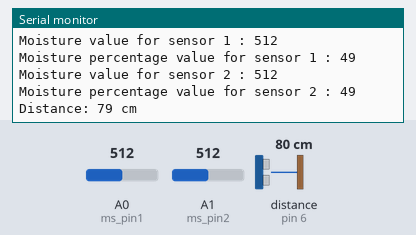
Simulated run of this sketch. Board: Arduino Uno, built with avr-gcc and run on an emulated ATmega328P. On the bench: the last lines printed to the serial monitor. Wiring (inferred from the names in the program): ultrasonic range finder: trigger pin 7; echo pin 6. Inputs (shaded band) come from the test bench; at power-on: distance to the obstacle (sensor on pin 6) 80 cm, A0 (ms_pin1) = 512, A1 (ms_pin2) = 512. The echo pulse lasts 58.3 µs per cm; no radio packets arrive unless stated.

Above: at 2.9 s.
3.0 s: distance to the obstacle (sensor on pin 6) set to 2 cm
At 4.46 s:
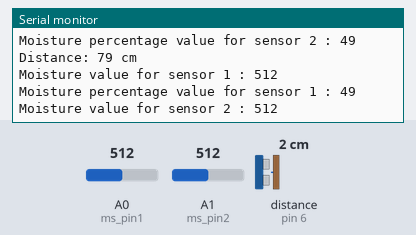
5.9 s: A0 (ms_pin1) set to 716
At 7.6 s:
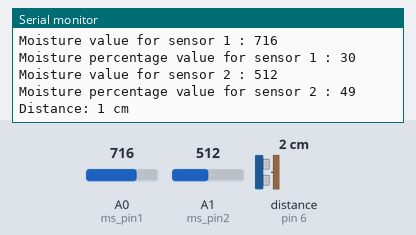
8.8 s: A1 (ms_pin2) set to 716
At 11.5 s:
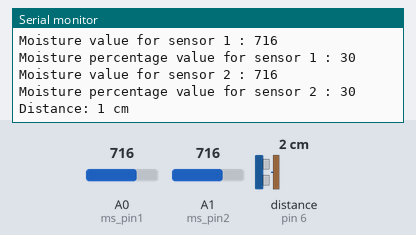
11.7 s: distance to the obstacle (sensor on pin 6) set to 4 cm
At 13.5 s:
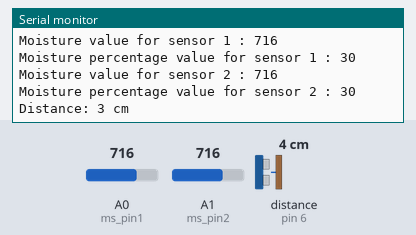
14.6 s: A0 (ms_pin1) set to 900
At 15.33 s:
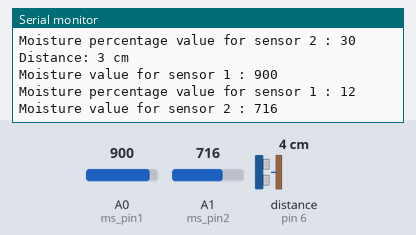
17.5 s: A1 (ms_pin2) set to 900
At 20.7 s:
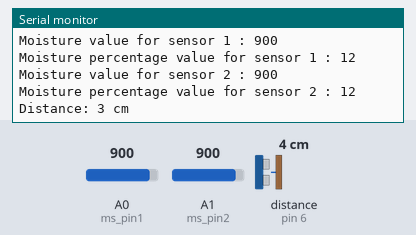
Timing chart, 0 to 21.4 s (numbered marks = the images above; inputs shaded):
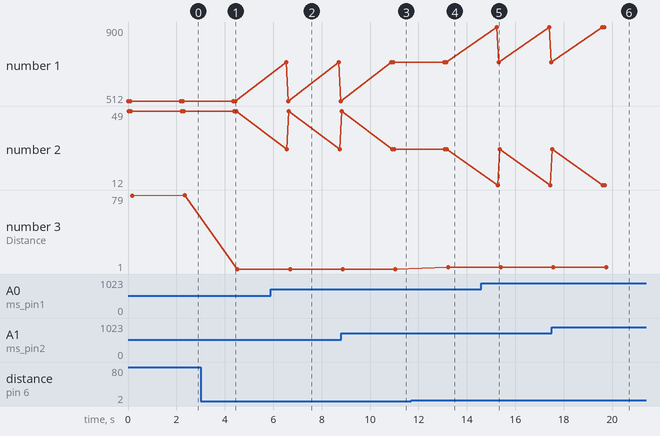

The sketch:

Transmitter.ino
```cpp
#include <VirtualWire.h>
const int transmit_pin = 12;
const int ms_pin1 = A0;
const int ms_pin2 = A1;
const int trigPin = 7;
const int echoPin = 6;
long duration;

struct package
{
  int moisture[2] ;
  int moisture_percentage[2] ;
  int distance;
};
typedef struct package Package;
Package data;

void setup()
{   Serial.begin(9600);
    // Initialise the IO and ISR
    vw_set_tx_pin(transmit_pin);
    vw_set_ptt_inverted(true); // Required for DR3100
    vw_setup(500);       // Bits per sec
    pinMode(ms_pin1, INPUT);
    pinMode(ms_pin2, INPUT);
    pinMode(trigPin, OUTPUT); // Sets the trigPin as an Output
    pinMode(echoPin, INPUT); // Sets the echoPin as an Input

}
void loop()
{
  MoistureReadSensor(ms_pin1,0);
  MoistureReadSensor(ms_pin2,1);
  UltrasonicReadSensor();
  vw_send((uint8_t *)&data, sizeof(data));
  vw_wait_tx(); // Wait until the whole message is gone
  delay(2000);
}
void MoistureReadSensor(int val,int ind)
{
 data.moisture[ind] = analogRead(val);
 data.moisture_percentage[ind] = ( 100 - ( (data.moisture[ind]/1023.00) * 100 ) );
 Serial.print("Moisture value for sensor ");
 Serial.print(ind+1);
 Serial.print(" : ");
 Serial.println(data.moisture[ind]);
 Serial.print("Moisture percentage value for sensor ");
 Serial.print(ind+1);
 Serial.print(" : ");
 Serial.println(data.moisture_percentage[ind]);
}
void UltrasonicReadSensor(){
  digitalWrite(trigPin, LOW);
  delayMicroseconds(2);
  digitalWrite(trigPin, HIGH);
  delayMicroseconds(10);
  digitalWrite(trigPin, LOW);
  duration = pulseIn(echoPin, HIGH);
  data.distance= duration*0.034/2;
  Serial.print("Distance: ");
  Serial.print(data.distance);
  Serial.println(" cm");

}
```

Measured:
- after the input at 5.9 s, the serial monitor: prints a new line after 0.63 s (image 2)
- after the input at 8.8 s, the serial monitor: prints a new line after 2.2 s (image 3)
- after the input at 11.7 s, the serial monitor: prints a new line after 1.5 s (image 4)
- after the input at 14.6 s, the serial monitor: prints a new line after 0.63 s (image 5)
- after the input at 17.5 s, the serial monitor: prints a new line after 2.2 s (image 6)
- plotted number 2: 49 → 30 after the input at 5.9 s, 30 → 12 after the input at 14.6 s
- plotted number 3: 1 → 3 after the input at 11.7 s
